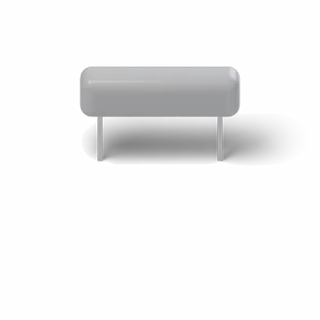
#> input picture app/assets/models/air_conditioner/base_12.webp, 320 x 320 px
$ python icon.py ../assets/models/air_conditioner/base_12.webp
#> lines starting #> are read from the running program, lines starting #| are printed output that depends on the picture
"""Launcher icons from the logo (1024 px, transparent background), for both flavors.

Run from app/: uv run --with pillow python tools/icon.py tools/logo.png
Writes the adaptive icon foreground (Android 8+), the legacy square icons (Android 7) and the
Windows icon of homemaid.exe (core/crates/homemaid/assets/homemaid.ico);
the background is the app's ground color (res/values/colors.xml). The demo flavor's icon has a
DÉMO tag so the two apps can be told apart.
"""

import os
import sys

from PIL import Image, ImageDraw, ImageFont

GROUND = (0x15, 0x17, 0x1B, 255)
LAVENDER = (0xA6, 0x99, 0xDC, 255)
LAVENDER_INK = (0x1E, 0x16, 0x38, 255)
DENSITIES = {"mdpi": 1, "hdpi": 1.5, "xhdpi": 2, "xxhdpi": 3, "xxxhdpi": 4}
# Adaptive icons are 108 dp; launcher masks keep at least the 66 dp circle in the middle.
SAFE = 33 / 108


def reach(logo):
    """The logo's center (of its outline) and how far its farthest opaque pixel lies from it."""
    alpha = logo.getchannel("A")
    x0, y0, x1, y1 = alpha.getbbox()
    cx, cy = (x0 + x1) / 2, (y0 + y1) / 2
    w = logo.width
    far = max(
        ((i % w - cx) ** 2 + (i // w - cy) ** 2) ** 0.5
        for i, a in enumerate(alpha.tobytes())
        if a > 16
    )
    return cx, cy, far


def foreground(logo, size, demo):
    """The logo filling the safe circle of a size x size canvas (raised a little for the tag)."""
    cx, cy, far = reach(logo)
    radius = SAFE * size * (0.74 if demo else 0.96)
    k = radius / far
    scaled = logo.resize((round(logo.width * k), round(logo.height * k)), Image.LANCZOS)
    canvas = Image.new("RGBA", (size, size), (0, 0, 0, 0))
    lift = 0.09 * size if demo else 0
    canvas.alpha_composite(scaled, (round(size / 2 - cx * k), round(size / 2 - lift - cy * k)))
    if demo:
        draw = ImageDraw.Draw(canvas)
        font = ImageFont.truetype("assets/fonts/BarlowSemiCondensed-SemiBold.ttf", round(size * 0.075))
        text = "DÉMO"
        l, t, r, b = draw.textbbox((0, 0), text, font=font)
        pad_x, pad_y = size * 0.035, size * 0.016
        w, h = r - l + 2 * pad_x, b - t + 2 * pad_y
        x, y = (size - w) / 2, size / 2 + SAFE * size * 0.56
        draw.rounded_rectangle((x, y, x + w, y + h), radius=h / 2, fill=LAVENDER)
        draw.text((x + pad_x - l, y + pad_y - t), text, font=font, fill=LAVENDER_INK)
    return canvas


def main(path):
    logo = Image.open(path).convert("RGBA")
#> logo is the input picture: PIL image 320x320 RGBA; mean R, G, B, A 14.2, 14, 14.4, 24.7
    for flavor, demo in (("main", False), ("demo", True)):
        big = foreground(logo, 432 * 2, demo)
        for name, scale in DENSITIES.items():
            res = f"android/app/src/{flavor}/res/mipmap-{name}"
            fg = big.resize((round(108 * scale),) * 2, Image.LANCZOS)
            # Legacy icons (48 dp): the visible 72 dp middle on the ground color.
            legacy = Image.new("RGBA", fg.size, GROUND)
            legacy.alpha_composite(fg)
            inset = round(18 * scale)
            legacy = legacy.crop((inset, inset, fg.width - inset, fg.height - inset))
            legacy = legacy.resize((round(48 * scale),) * 2, Image.LANCZOS)
            os.makedirs(res, exist_ok=True)
            fg.save(f"{res}/ic_launcher_foreground.png", optimize=True)
            legacy.convert("RGB").save(f"{res}/ic_launcher.png", optimize=True)
#> this loop made 2 passes
#> k in foreground on pass 1: 2.04
#> k in foreground on pass 2: 1.57
#> pass 1, in reach, `alpha = logo.getchannel("A")`:
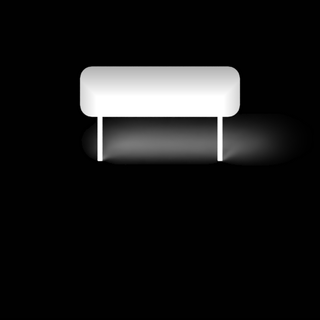
#> alpha: PIL image 320x320 L; min 0, max 255, mean 24.7
#> pass 1, in main, `big = foreground(logo, 432 * 2, demo)`:
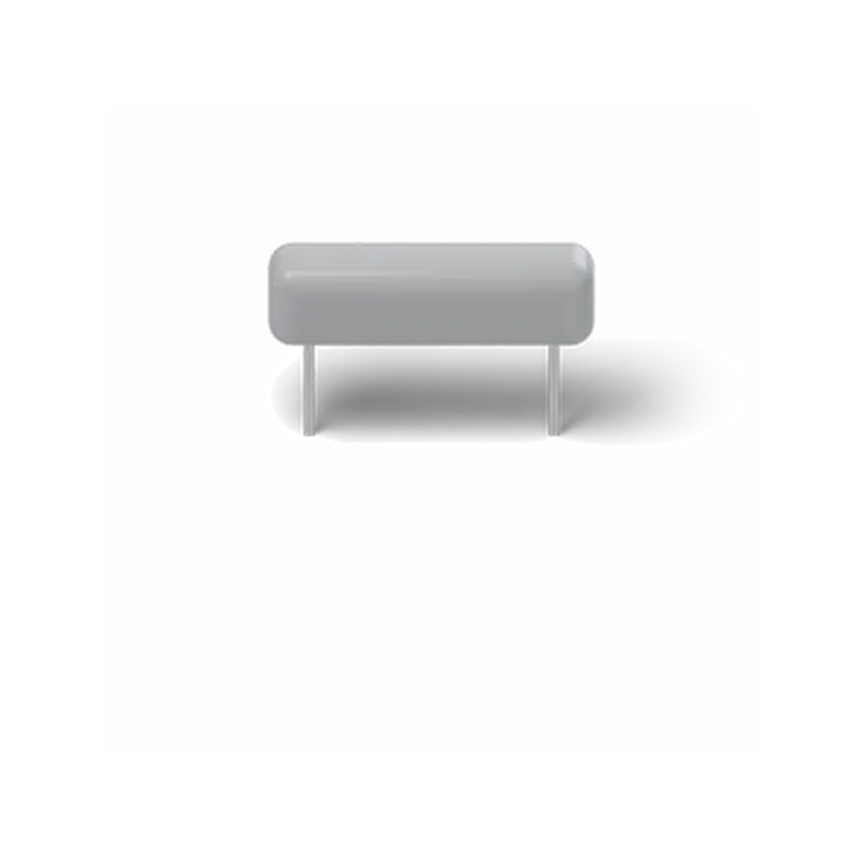
#> big: PIL image 864x864 RGBA; mean R, G, B, A 8, 8.1, 8.2, 14.1; transparent parts drawn white
#> after the loop:
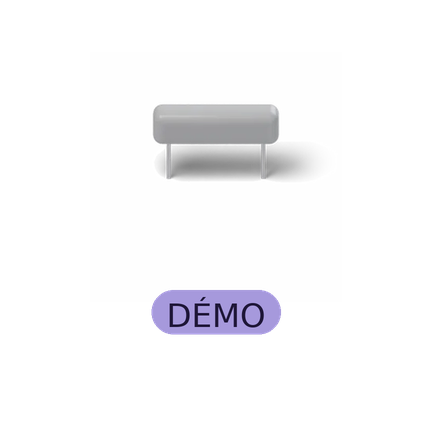
#> fg: PIL image 432x432 RGBA; mean R, G, B, A 9.5, 9.2, 11.2, 15.7; transparent parts drawn white
#> after the loop:
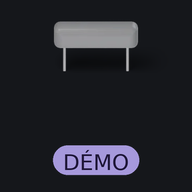
#> legacy: PIL image 192x192 RGBA; mean R, G, B, A 36.6, 37.6, 45.1, 255


def windows_icon(path, out):
    """The exe and notification-area icon: the logo alone, square, on transparency."""
    logo = Image.open(path).convert("RGBA")
    logo = logo.crop(logo.getchannel("A").getbbox())
#> logo: PIL image 320x318 RGBA
    side = max(logo.size)
#> side = 320
    square = Image.new("RGBA", (side, side), (0, 0, 0, 0))
#> square: PIL image 320x320 RGBA; every value is 0
    square.alpha_composite(logo, ((side - logo.width) // 2, (side - logo.height) // 2))
    sizes = [(s, s) for s in (16, 20, 24, 32, 40, 48, 64, 128, 256)]
    square.resize((256, 256), Image.LANCZOS).save(out, sizes=sizes)


if __name__ == "__main__":
    main(sys.argv[1])
    windows_icon(sys.argv[1], "../core/crates/homemaid/assets/homemaid.ico")

$ run again, on app/assets/models/air_conditioner/glow0_03.webp
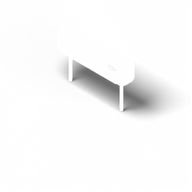
#> input picture app/assets/models/air_conditioner/glow0_03.webp, 192 x 192 px
#> in main, logo is the input picture: PIL image 192x192 RGBA; mean R, G, B, A 2.1, 0.2, 2.1, 7.7
#> the loop in main, `for flavor, demo in (("main", False), ("demo", True)):` made 2 passes
#> k in foreground on pass 1: 3.24
#> pass 1, in reach, `alpha = logo.getchannel("A")`:
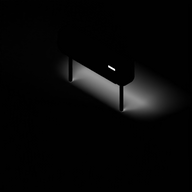
#> alpha: PIL image 192x192 L; min 0, max 255, mean 7.7
#> in windows_icon, `square.resize((256, 256), Image.LANCZOS).save(out, sizes=sizes)`:
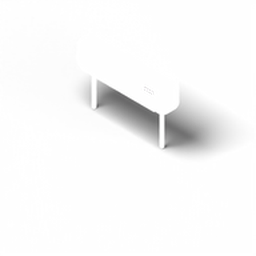
#> saved as homemaid.ico: PIL image 256x256 RGBA; mean R, G, B, A 0.3, 0.2, 0.3, 7.7; transparent parts drawn white
